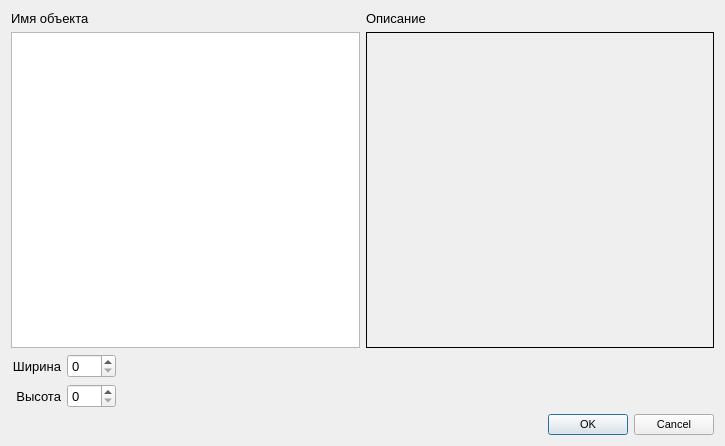
<?xml version="1.0" encoding="UTF-8"?>
<ui version="4.0">
 <class>TopPropertyDialog</class>
 <widget class="QDialog" name="TopPropertyDialog">
  <property name="geometry">
   <rect>
    <x>0</x>
    <y>0</y>
    <width>725</width>
    <height>446</height>
   </rect>
  </property>
  <property name="minimumSize">
   <size>
    <width>400</width>
    <height>300</height>
   </size>
  </property>
  <property name="maximumSize">
   <size>
    <width>800</width>
    <height>600</height>
   </size>
  </property>
  <property name="font">
   <font>
    <pointsize>10</pointsize>
   </font>
  </property>
  <property name="windowTitle">
   <string>Свойства вершины</string>
  </property>
  <property name="windowIcon">
   <iconset resource="resources.qrc">
    <normaloff>:/images/G.png</normaloff>:/images/G.png</iconset>
  </property>
  <layout class="QVBoxLayout" name="verticalLayout_2">
   <item>
    <layout class="QGridLayout" name="gridLayout" columnstretch="50,50">
     <item row="0" column="0">
      <widget class="QLabel" name="label">
       <property name="font">
        <font>
         <pointsize>10</pointsize>
        </font>
       </property>
       <property name="text">
        <string>Имя объекта</string>
       </property>
      </widget>
     </item>
     <item row="0" column="1">
      <widget class="QLabel" name="label_2">
       <property name="text">
        <string>Описание</string>
       </property>
      </widget>
     </item>
     <item row="1" column="0">
      <widget class="QListWidget" name="actorsListWidget">
       <property name="sizePolicy">
        <sizepolicy hsizetype="Expanding" vsizetype="Expanding">
         <horstretch>0</horstretch>
         <verstretch>0</verstretch>
        </sizepolicy>
       </property>
      </widget>
     </item>
     <item row="1" column="1">
      <widget class="QLabel" name="descriptionLbl">
       <property name="sizePolicy">
        <sizepolicy hsizetype="Expanding" vsizetype="Expanding">
         <horstretch>0</horstretch>
         <verstretch>0</verstretch>
        </sizepolicy>
       </property>
       <property name="frameShape">
        <enum>QFrame::Box</enum>
       </property>
       <property name="text">
        <string/>
       </property>
       <property name="textFormat">
        <enum>Qt::PlainText</enum>
       </property>
       <property name="alignment">
        <set>Qt::AlignLeading|Qt::AlignLeft|Qt::AlignTop</set>
       </property>
       <property name="wordWrap">
        <bool>true</bool>
       </property>
       <property name="textInteractionFlags">
        <set>Qt::NoTextInteraction</set>
       </property>
      </widget>
     </item>
    </layout>
   </item>
   <item>
    <layout class="QHBoxLayout" name="horizontalLayout">
     <item>
      <layout class="QVBoxLayout" name="verticalLayout">
       <item>
        <layout class="QHBoxLayout" name="horizontalLayout_3">
         <item>
          <widget class="QLabel" name="lblWidth">
           <property name="text">
            <string>Ширина</string>
           </property>
           <property name="alignment">
            <set>Qt::AlignRight|Qt::AlignTrailing|Qt::AlignVCenter</set>
           </property>
          </widget>
         </item>
         <item>
          <widget class="QSpinBox" name="spnBoxWidth">
           <property name="maximum">
            <number>200</number>
           </property>
           <property name="singleStep">
            <number>10</number>
           </property>
          </widget>
         </item>
        </layout>
       </item>
       <item>
        <layout class="QHBoxLayout" name="horizontalLayout_2">
         <item>
          <widget class="QLabel" name="lblHeight">
           <property name="text">
            <string>Высота</string>
           </property>
           <property name="alignment">
            <set>Qt::AlignRight|Qt::AlignTrailing|Qt::AlignVCenter</set>
           </property>
          </widget>
         </item>
         <item>
          <widget class="QSpinBox" name="spnBoxHeight">
           <property name="maximum">
            <number>150</number>
           </property>
           <property name="singleStep">
            <number>10</number>
           </property>
          </widget>
         </item>
        </layout>
       </item>
      </layout>
     </item>
     <item>
      <spacer name="horizontalSpacer">
       <property name="orientation">
        <enum>Qt::Horizontal</enum>
       </property>
       <property name="sizeHint" stdset="0">
        <size>
         <width>40</width>
         <height>20</height>
        </size>
       </property>
      </spacer>
     </item>
    </layout>
   </item>
   <item>
    <widget class="QDialogButtonBox" name="buttonBox">
     <property name="font">
      <font>
       <pointsize>8</pointsize>
      </font>
     </property>
     <property name="orientation">
      <enum>Qt::Horizontal</enum>
     </property>
     <property name="standardButtons">
      <set>QDialogButtonBox::Cancel|QDialogButtonBox::Ok</set>
     </property>
    </widget>
   </item>
  </layout>
 </widget>
 <resources>
  <include location="resources.qrc"/>
 </resources>
 <connections>
  <connection>
   <sender>buttonBox</sender>
   <signal>rejected()</signal>
   <receiver>TopPropertyDialog</receiver>
   <slot>reject()</slot>
   <hints>
    <hint type="sourcelabel">
     <x>316</x>
     <y>260</y>
    </hint>
    <hint type="destinationlabel">
     <x>286</x>
     <y>274</y>
    </hint>
   </hints>
  </connection>
 </connections>
 <slots>
  <slot>widthChanged(int)</slot>
  <slot>heightChanged(int)</slot>
 </slots>
</ui>
